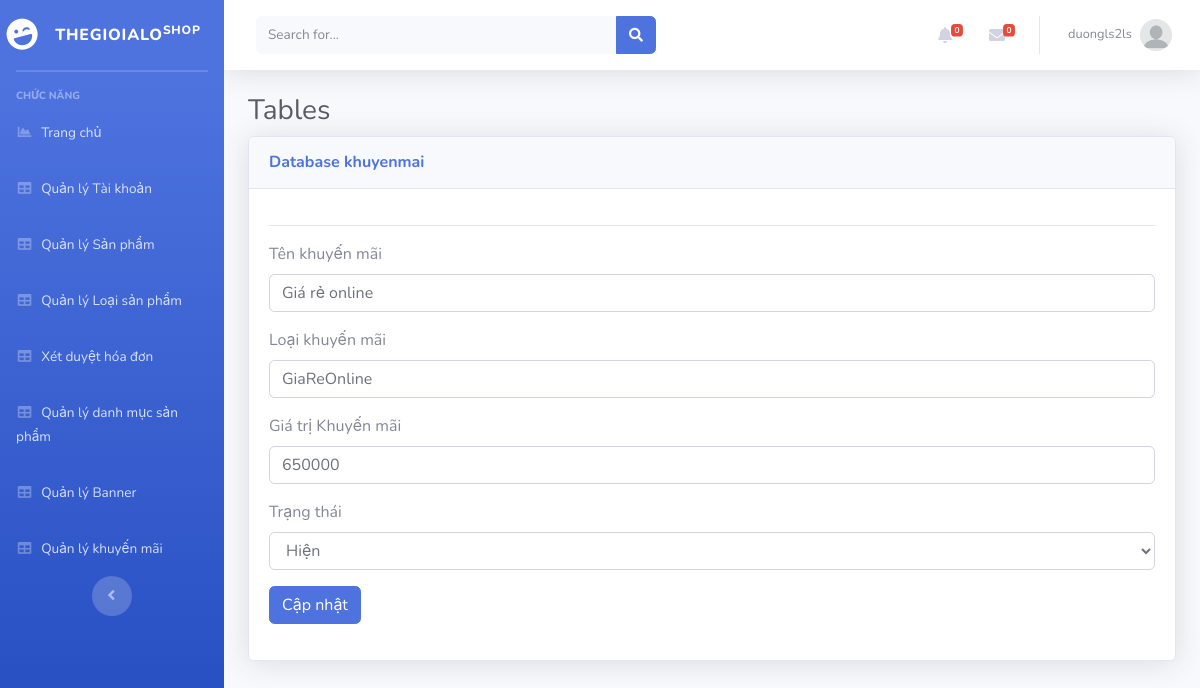
Screenshot of /Admin/index.php?mod=khuyenmai&act=edit&id=3 (signed in) with the database file from the repository.
### tables this page shows
CREATE TABLE `khuyenmai` (
  `MaKM` int(11) NOT NULL,
  `TenKM` varchar(100) NOT NULL,
  `LoaiKM` varchar(20) NOT NULL,
  `GiaTriKM` float(11,0) NOT NULL,
  `NgayBD` datetime NOT NULL,
  `TrangThai` int(11) NOT NULL
);

### Admin/MVC/controllers/KhuyenmaiController.php (called while the page is built, shortened)
<?php
class KhuyenmaiController
{
	var $khuyenmai_model;
	function __construct()
	{
		$this->khuyenmai_model = new khuyenmai();
	}
	public function edit()
	{
		$id = isset($_GET['id']) ? $_GET['id'] : 5;
		$data = $this->khuyenmai_model ->find($id);
		require_once("MVC/Views/Admin/index.php");
	}
}

### Admin/MVC/Models/connection.php (called while the page is built, shortened)
<?php
    class Connection{
        function __construct()
        {
            $severname ="localhost";
            $username ="root";
            $password ="";
            $db_name ="shopphone";
            $this->conn = new mysqli($severname,$username,$password,$db_name);
        }
    }
?>

### Admin/MVC/Models/model.php (called while the page is built, shortened)
<?php
require_once("connection.php");
class Model
{
    var $conn;
    var $table;
    var $contens;
    function __construct()
    {
        $conn_obj = new Connection();
        $this->conn = $conn_obj->conn;
    }
    function find($id)
    {
        $query = "select * from $this->table where $this->contens =$id";
        return $this->conn->query($query)->fetch_assoc();
    }
}

### Admin/MVC/Views/khuyenmai/edit.php (the view, shortened to what this page needs)
<hr>
<table class="table table-bordered" id="dataTable" width="100%" cellspacing="0">
    <form action="?mod=khuyenmai&act=update" method="POST" role="form" enctype="multipart/form-data">
        <div class="form-group">
            <label for="">Tên khuyến mãi</label>
            <input type="text" class="form-control" id="" placeholder="" name="TenKM" value="<?= $data['TenKM'] ?>">
        </div>
        <div class="form-group">
            <label for="">Loại khuyến mãi</label>
            <input type="text" class="form-control" id="" placeholder="" name="LoaiKM" value="<?= $data['LoaiKM'] ?>">
        </div>
        <div class="form-group">
            <label for="">Giá trị Khuyến mãi</label>
            <input type="text" class="form-control" id="" placeholder="" name="GiaTriKM" value="<?= $data['GiaTriKM'] ?>">
        </div>
        <div class="form-group">
               <label for="">Trạng thái</label>
               <select id="" name="TrangThai" class="form-control">
                    <option <?= ($data['TrangThai'] == '1')?'selected':''?> value="1"> Hiện</option>
               </select>
           </div>
        <button type="submit" class="btn btn-primary">Cập nhật</button>
    </form>
</table>

### rows the page displays
khuyenmai: TenKM "Giá rẻ online", LoaiKM "GiaReOnline", GiaTriKM "650000", TrangThai "Hiện"

### other values shown
$_SESSION['login']['TaiKhoan'] "duongls2ls"
$mod "khuyenmai"
